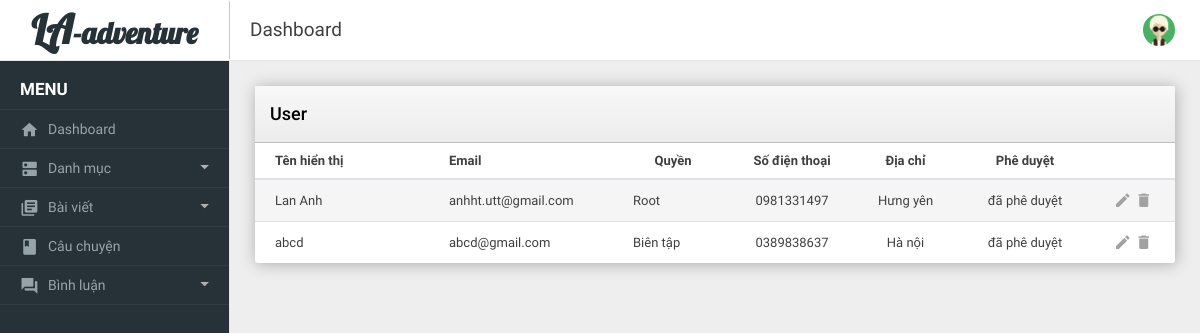
Screenshot of /admin/user.php (signed in) with the database file from the repository.
### tables this page shows
CREATE TABLE `user` (
  `id` int(11) NOT NULL,
  `name` varchar(100) NOT NULL,
  `email` varchar(150) NOT NULL,
  `password` varchar(100) NOT NULL,
  `role` tinyint(4) NOT NULL,
  `phone` varchar(11) NOT NULL,
  `address` varchar(150) NOT NULL,
  `active` int(11) DEFAULT NULL
);

### includes/functions.php (called while the page is built, shortened)
<?php
    function the_excerpt($text, $string = 400) {
        $sanitized = strip_tags($text);
        if(strlen($sanitized) > $string) {
            $cutString = substr($sanitized,0,$string);
            $words = substr($sanitized, 0, strrpos($cutString, ' '));
            return $words .'...';
        } else {
            return $sanitized;
        }
    }
?>

### admin/user.php (the view, shortened to what this page needs)
<?php include('../includes/mysqli_connect.php');?>
<?php include('../includes/functions.php');?>
<?php include('includes/header.php');?>
<?php include('includes/top-header.php');?>
<?php include('includes/left-sidebar.php');?>
<div class="be-content">
    <div class="main-content container-fluid">
      <div class="row">
        <div class="col-md-12">
          <div class="card card-table">
            <div class="card-header">User</div>
            <div class="card-body table-responsive">
                <table class="table table-striped table-hover" style="font-size: 13px">
                    <thead>
                        <tr>
                            <th style="width:20%;"><a href="user.php?sort=name">Tên hiển thị</a></th>
                            <th style="width:20%;"><a href="user.php?sort=email">Email</a></th>
                            <th style="width:100px;" class="actions"><a href="user.php?sort=role">Quyền</a></th>
                            <th style="width:15%;" class="actions"><a href="user.php?sort=phone">Số điện thoại</a></th>
                            <th class="actions"><a href="user.php?sort=address">Địa chỉ</a></th>
                            <th style="width:150px;" class="actions"><a href="user.php?sort=active">Phê duyệt</a></th>
                            <th style="width:75px;" class="actions"></th>
                        </tr>
                    </thead>
                    <tbody>
                      <?php
                      if(isset($_GET['sort'])) {
                        switch ($_GET['sort']) {
                          case 'name':
                            $order_by = 'name';
                            break;
                          case 'email':
                            $order_by = 'email';
                            break;
                          case 'role':
                            $order_by = 'role';
                            break;
                          case 'phone':
                            $order_by = 'phone';
                            break;
                          case 'address':
                            $order_by = 'address';
                            break;
                          case 'active':
                            $order_by = 'active';
                            break;
                          default:
                            $order_by = 'active';
                            break;
                        }
                      } else {
                        $order_by = 'active';
                      }
                        $query = "SELECT * FROM user ORDER BY {$order_by} ASC";
                        if ($result = $dbc->query($query)) {
                          $role = array(0 => 'Người dùng', 1 => 'Biên tập', 2 => 'Root');
                          $active = array(NULL => 'đã phê duyệt', 0 => 'Chưa phê duyệt');
                          while ($users = $result->fetch_array(MYSQLI_ASSOC)) {
                            echo "
                              <tr>
                                <td>".the_excerpt($users['name'], 100)."</td>
                                <td>".the_excerpt($users['email'], 100)."</td>
                                <td>".$role[($users['role'])]."</td>
                                <td class='actions'>{$users['phone']}</td>
                                <td class='actions'>{$users['address']}</td>
                                <td class='actions'>".$active[($users['active'])]."</td>
                                <td class='actions'>
                                  <span style='padding:0 3px'>
                                  <a href='suauser.php?id={$users['id']}' class='icon' href='#'><i class='mdi mdi-edit'></i></a>
                                  </span>
                                  <span style='padding:0 3px'>
                                  <a id='{$users['id']}' class='icon remove'><i class='mdi mdi-delete'></i>
                                  </a>
                                  </span>
                                </td>
                            </tr>
                            ";
                          }
                        }
                       ?>
                    </tbody>
                </table>
            </div>
        </div>
        </div>
      </div>
    </div>
</div>
<?php include('includes/footer.php');?>

### admin/assets/css/style.css (style rules this page uses)
th a { color: #404040; }

### rows the page displays
user: name "Lan Anh", email "anhht.utt@gmail.com", role "Root", phone "0981331497", address "Hưng yên", active "đã phê duyệt"
user: name "abcd", email "abcd@gmail.com", role "Biên tập", phone "0389838637", address "Hà nội", active "đã phê duyệt"
